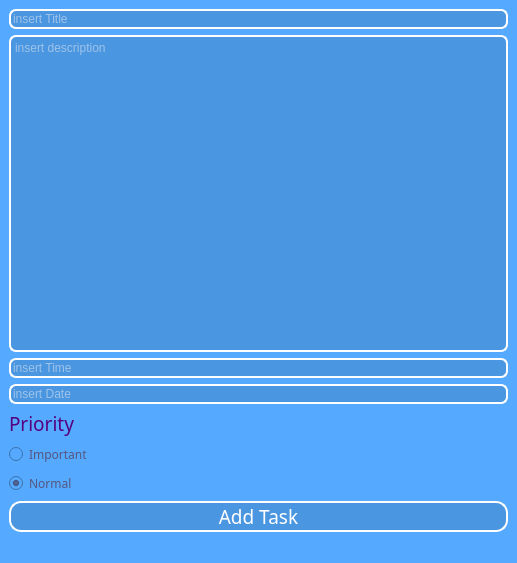
<?xml version="1.0" encoding="UTF-8"?>
<ui version="4.0">
 <class>mainWindow</class>
 <widget class="QMainWindow" name="mainWindow">
  <property name="geometry">
   <rect>
    <x>0</x>
    <y>0</y>
    <width>517</width>
    <height>563</height>
   </rect>
  </property>
  <property name="windowTitle">
   <string>ToDoList</string>
  </property>
  <property name="styleSheet">
   <string notr="true">background-color: rgb(85, 170, 255);</string>
  </property>
  <widget class="QWidget" name="centralwidget">
   <layout class="QVBoxLayout" name="verticalLayout">
    <item>
     <layout class="QGridLayout" name="grid_tasks"/>
    </item>
    <item>
     <layout class="QHBoxLayout" name="horizontalLayout">
      <item>
       <widget class="QLineEdit" name="textbox_newtask_title">
        <property name="styleSheet">
         <string notr="true">background-color: rgb(75, 150, 225);
color: rgb(240, 240, 240);
border: 2px solid rgba(172, 172, 172, 0.33);
border-color: rgb(255, 255, 255);
border-radius: 7px;
</string>
        </property>
        <property name="placeholderText">
         <string>insert Title</string>
        </property>
       </widget>
      </item>
     </layout>
    </item>
    <item>
     <widget class="QTextEdit" name="textbox_newtask_description">
      <property name="styleSheet">
       <string notr="true">background-color: rgb(75, 150, 225);
color: rgb(240, 240, 240);
border: 2px solid rgba(172, 172, 172, 0.33);
border-color: rgb(255, 255, 255);
border-radius: 7px;
</string>
      </property>
      <property name="placeholderText">
       <string>insert description</string>
      </property>
     </widget>
    </item>
    <item>
     <widget class="QLineEdit" name="textbox_newtask_time">
      <property name="styleSheet">
       <string notr="true">background-color: rgb(75, 150, 225);
color: rgb(240, 240, 240);
border: 2px solid rgba(172, 172, 172, 0.33);
border-color: rgb(255, 255, 255);
border-radius: 7px;
</string>
      </property>
      <property name="placeholderText">
       <string>insert Time</string>
      </property>
     </widget>
    </item>
    <item>
     <widget class="QLineEdit" name="textbox_newtask_date">
      <property name="styleSheet">
       <string notr="true">background-color: rgb(75, 150, 225);
color: rgb(240, 240, 240);
border: 2px solid rgba(172, 172, 172, 0.33);
border-color: rgb(255, 255, 255);
border-radius: 7px;
</string>
      </property>
      <property name="placeholderText">
       <string>insert Date</string>
      </property>
     </widget>
    </item>
    <item>
     <widget class="QLabel" name="label">
      <property name="font">
       <font>
        <family>Snap ITC</family>
        <pointsize>14</pointsize>
       </font>
      </property>
      <property name="styleSheet">
       <string notr="true">color: rgb(85, 0, 127);</string>
      </property>
      <property name="text">
       <string>Priority</string>
      </property>
     </widget>
    </item>
    <item>
     <widget class="QRadioButton" name="radioButton_important">
      <property name="font">
       <font>
        <family>Snap ITC</family>
       </font>
      </property>
      <property name="styleSheet">
       <string notr="true">color: rgb(85, 85, 127);</string>
      </property>
      <property name="text">
       <string>Important</string>
      </property>
      <property name="checked">
       <bool>false</bool>
      </property>
     </widget>
    </item>
    <item>
     <widget class="QRadioButton" name="radioButton_normal">
      <property name="font">
       <font>
        <family>Snap ITC</family>
       </font>
      </property>
      <property name="styleSheet">
       <string notr="true">color: rgb(85, 85, 127);</string>
      </property>
      <property name="text">
       <string>Normal</string>
      </property>
      <property name="checked">
       <bool>true</bool>
      </property>
     </widget>
    </item>
    <item>
     <widget class="QPushButton" name="btn_newtask">
      <property name="font">
       <font>
        <family>Snap ITC</family>
        <pointsize>14</pointsize>
       </font>
      </property>
      <property name="styleSheet">
       <string notr="true">background-color: rgb(75, 150, 225);
color: rgb(255, 255, 255);
border: 2px solid rgba(172, 172, 172, 0.33);
border-color: rgb(255, 255, 255);
border-radius: 12px;</string>
      </property>
      <property name="text">
       <string>Add Task</string>
      </property>
     </widget>
    </item>
   </layout>
  </widget>
  <widget class="QMenuBar" name="menubar">
   <property name="geometry">
    <rect>
     <x>0</x>
     <y>0</y>
     <width>517</width>
     <height>22</height>
    </rect>
   </property>
  </widget>
  <widget class="QStatusBar" name="statusbar"/>
 </widget>
 <resources/>
 <connections/>
</ui>
